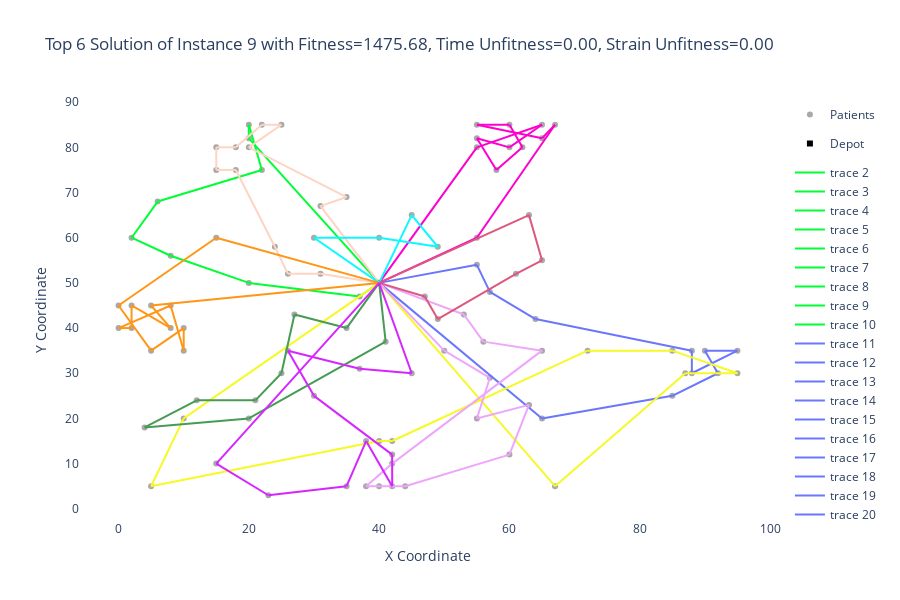

Notebook cell for this chart:
### Code cell
import plotly.express as px
import plotly.graph_objects as go
from itertools import cycle

solution_nr = 10
chromosome = sorted(chromosomes, key=lambda x: (x['time_unfitness'], x['strain_unfitness'], x['fitness']))[solution_nr]

depot_x, depot_y = depot['x_coord'], depot['y_coord']
x_coords, y_coords = zip(*[(patient['x_coord'], patient['y_coord']) for patient in patients.values()])

patient_hover_texts = [f"Patient {pid}:<br>Location: ({patient['x_coord']}, {patient['y_coord']})<br>Time Window: [{patient['start_time']}, {patient['end_time']}]<br>Visited by nurse {chromosome['genotype'][int(pid)-1]}" 
                       for pid, patient in patients.items()]

# Create a scatter plot for patients
patients_scatter = go.Scatter(x=x_coords, y=y_coords, mode='markers', marker=dict(symbol='circle', color='darkgrey'), name='Patients', text=patient_hover_texts, hoverinfo='text')


# Create a scatter plot for the depot
depot_scatter = go.Scatter(x=[depot_x], y=[depot_y], mode='markers', marker=dict(symbol='square', color='black'), name='Depot')


# Create the figure and add the scatter plots
fig = go.Figure()
fig.add_trace(patients_scatter)
fig.add_trace(depot_scatter)
from itertools import cycle

# Generate a list of distinct colors
num_routes = 25  # Or however many routes you have


colors = px.colors.qualitative.Light24
colors.append('#1CA71C')
colors.append('#FFA500')
colors = iter(cycle(colors))
# Current color

color_ind = 1



color = next(colors)
for start, end in chromosome['arcs']:
    if (start[0] == depot_x and start[1] == depot_y):  # Start at the depot
        color = next(colors)  # Change color for the new route
    fig.add_trace(go.Scatter(x=[start[0], end[0]], y=[start[1], end[1]], mode='lines', line=dict(color=color), legendgroup=f'R{color_ind}'))

# Set axis labels
fig.update_layout(
    xaxis_title='X Coordinate', 
    yaxis_title='Y Coordinate', 
    title=f"Top {solution_nr+1} Solution of Instance {instance} with Fitness={chromosome['fitness']:.2f}, Time Unfitness={chromosome['time_unfitness']:.2f}, Strain Unfitness={chromosome['strain_unfitness']:.2f}", 
    plot_bgcolor='white', 
    paper_bgcolor='white',
    height=600,
)

# Show the plot
fig.show()

### Figure 1 — Plotly figure (JSON) as saved in the notebook; plotly's stock layout.template omitted (floating-point values rounded to 4 significant figures)
{"data": [{"hoverinfo": "text", "marker": {"color": "darkgrey", "symbol": "circle"}, "mode": "markers", "name": "Patients", "text": ["Patient 1:<br>Location: (25, 85)<br>Time Window: [673, 803]<br>Visited by nurse 10", "Patient 2:<br>Location: (22, 75)<br>Time Window: [152, 282]<br>Visited by nurse 5", "Patient 3:<br>Location: (22, 85)<br>Time Window: [471, 601]<br>Visited by nurse 10", "Patient 4:<br>Location: (20, 80)<br>Time Window: [644, 774]<br>Visited by nurse 10", "Patient 5:<br>Location: (20, 85)<br>Time Window: [73, 203]<br>Visited by nurse 5", "Patient 6:<br>Location: (18, 75)<br>Time Window: [388, 518]<br>Visited by nurse 10", "Patient 7:<br>Location: (15, 75)<br>Time Window: [300, 430]<br>Visited by nurse 10", "Patient 8:<br>Location: (15, 80)<br>Time Window: [367, 497]<br>Visited by nurse 10", "Patient 9:<br>Location: (10, 35)<br>Time Window: [371, 501]<br>Visited by nurse 20", "Patient 10:<br>Location: (10, 40)<br>Time Window: [519, 649]<br>Visited by nurse 20", "Patient 11:<br>Location: (8, 40)<br>Time Window: [195, 325]<br>Visited by nurse 20", "Patient 12:<br>Location: (8, 45)<br>Time Window: [223, 353]<br>Visited by nurse 20", "Patient 13:<br>Location: (5, 35)<br>Time Window: [653, 783]<br>Visited by nurse 20", "Patient 14:<br>Location: (5, 45)<br>Time Window: [35, 165]<br>Visited by nurse 20", "Patient 15:<br>Location: (2, 40)<br>Time Window: [174, 304]<br>Visited by nurse 20", "Patient 16:<br>Location: (0, 40)<br>Time Window: [255, 385]<br>Visited by nurse 20", "Patient 17:<br>Location: (0, 45)<br>Time Window: [703, 833]<br>Visited by nurse 20", "Patient 18:<br>Location: (44, 5)<br>Time Window: [335, 465]<br>Visited by nurse 22", "Patient 19:<br>Location: (42, 10)<br>Time Window: [254, 384]<br>Visited by nurse 22", "Patient 20:<br>Location: (42, 15)<br>Time Window: [537, 667]<br>Visited by nurse 18", "Patient 21:<br>Location: (40, 5)<br>Time Window: [215, 345]<br>Visited by nurse 22", "Patient 22:<br>Location: (40, 15)<br>Time Window: [375, 505]<br>Visited by nurse 18", "Patient 23:<br>Location: (38, 5)<br>Time Window: [201, 331]<br>Visited by nurse 22", "Patient 24:<br>Location: (38, 15)<br>Time Window: [681, 811]<br>Visited by nurse 25", "Patient 25:<br>Location: (35, 5)<br>Time Window: [784, 914]<br>Visited by nurse 25", "Patient 26:<br>Location: (95, 30)<br>Time Window: [529, 659]<br>Visited by nurse 18", "Patient 27:<br>Location: (95, 35)<br>Time Window: [146, 276]<br>Visited by nurse 9", "Patient 28:<br>Location: (92, 30)<br>Time Window: [149, 279]<br>Visited by nurse 9", "Patient 29:<br>Location: (90, 35)<br>Time Window: [194, 324]<br>Visited by nurse 9", "Patient 30:<br>Location: (88, 30)<br>Time Window: [246, 376]<br>Visited by nurse 9", "Patient 31:<br>Location: (88, 35)<br>Time Window: [165, 295]<br>Visited by nurse 9", "Patient 32:<br>Location: (87, 30)<br>Time Window: [621, 751]<br>Visited by nurse 18", "Patient 33:<br>Location: (85, 25)<br>Time Window: [80, 210]<br>Visited by nurse 9", "Patient 34:<br>Location: (85, 35)<br>Time Window: [487, 617]<br>Visited by nurse 18", "Patient 35:<br>Location: (67, 85)<br>Time Window: [657, 787]<br>Visited by nurse 14", "Patient 36:<br>Location: (65, 85)<br>Time Window: [43, 173]<br>Visited by nurse 14", "Patient 37:<br>Location: (65, 82)<br>Time Window: [557, 687]<br>Visited by nurse 14", "Patient 38:<br>Location: (62, 80)<br>Time Window: [278, 408]<br>Visited by nurse 14", "Patient 39:<br>Location: (60, 80)<br>Time Window: [64, 194]<br>Visited by nurse 14", "Patient 40:<br>Location: (60, 85)<br>Time Window: [329, 459]<br>Visited by nurse 14", "Patient 41:<br>Location: (58, 75)<br>Time Window: [376, 506]<br>Visited by nurse 14", "Patient 42:<br>Location: (55, 80)<br>Time Window: [33, 163]<br>Visited by nurse 14", "Patient 43:<br>Location: (55, 85)<br>Time Window: [574, 704]<br>Visited by nurse 14", "Patient 44:<br>Location: (55, 82)<br>Time Window: [217, 347]<br>Visited by nurse 14", "Patient 45:<br>Location: (20, 82)<br>Time Window: [37, 167]<br>Visited by nurse 5", "Patient 46:<br>Location: (18, 80)<br>Time Window: [489, 619]<br>Visited by nurse 10", "Patient 47:<br>Location: (2, 45)<br>Time Window: [105, 235]<br>Visited by nurse 20", "Patient 48:<br>Location: (42, 5)<br>Time Window: [732, 862]<br>Visited by nurse 25", "Patient 49:<br>Location: (42, 12)<br>Time Window: [440, 570]<br>Visited by nurse 25", "Patient 50:<br>Location: (72, 35)<br>Time Window: [507, 637]<br>Visited by nurse 18", "Patient 51:<br>Location: (55, 20)<br>Time Window: [326, 456]<br>Visited by nurse 22", "Patient 52:<br>Location: (25, 30)<br>Time Window: [175, 305]<br>Visited by nurse 21", "Patient 53:<br>Location: (20, 50)<br>Time Window: [375, 505]<br>Visited by nurse 5", "Patient 54:<br>Location: (55, 60)<br>Time Window: [601, 731]<br>Visited by nurse 14", "Patient 55:<br>Location: (30, 60)<br>Time Window: [599, 729]<br>Visited by nurse 17", "Patient 56:<br>Location: (50, 35)<br>Time Window: [557, 687]<br>Visited by nurse 22", "Patient 57:<br>Location: (30, 25)<br>Time Window: [397, 527]<br>Visited by nurse 25", "Patient 58:<br>Location: (15, 10)<br>Time Window: [782, 912]<br>Visited by nurse 25", "Patient 59:<br>Location: (10, 20)<br>Time Window: [42, 172]<br>Visited by nurse 18", "Patient 60:<br>Location: (15, 60)<br>Time Window: [694, 824]<br>Visited by nurse 20", "Patient 61:<br>Location: (45, 65)<br>Time Window: [258, 388]<br>Visited by nurse 17", "Patient 62:<br>Location: (65, 35)<br>Time Window: [167, 297]<br>Visited by nurse 22", "Patient 63:<br>Location: (65, 20)<br>Time Window: [39, 169]<br>Visited by nurse 9", "Patient 64:<br>Location: (45, 30)<br>Time Window: [191, 321]<br>Visited by nurse 25", "Patient 65:<br>Location: (35, 40)<br>Time Window: [11, 141]<br>Visited by nurse 21", "Patient 66:<br>Location: (41, 37)<br>Time Window: [566, 696]<br>Visited by nurse 21", "Patient 67:<br>Location: (64, 42)<br>Time Window: [268, 398]<br>Visited by nurse 9", "Patient 68:<br>Location: (40, 60)<br>Time Window: [612, 742]<br>Visited by nurse 17", "Patient 69:<br>Location: (31, 52)<br>Time Window: [157, 287]<br>Visited by nurse 10", "Patient 70:<br>Location: (35, 69)<br>Time Window: [810, 940]<br>Visited by nurse 10", "Patient 71:<br>Location: (65, 55)<br>Time Window: [241, 371]<br>Visited by nurse 23", "Patient 72:<br>Location: (63, 65)<br>Time Window: [60, 190]<br>Visited by nurse 23", "Patient 73:<br>Location: (2, 60)<br>Time Window: [286, 416]<br>Visited by nurse 5", "Patient 74:<br>Location: (20, 20)<br>Time Window: [645, 775]<br>Visited by nurse 21", "Patient 75:<br>Location: (5, 5)<br>Time Window: [232, 362]<br>Visited by nurse 18", "Patient 76:<br>Location: (60, 12)<br>Time Window: [268, 398]<br>Visited by nurse 22", "Patient 77:<br>Location: (23, 3)<br>Time Window: [764, 894]<br>Visited by nurse 25", "Patient 78:<br>Location: (8, 56)<br>Time Window: [365, 495]<br>Visited by nurse 5", "Patient 79:<br>Location: (6, 68)<br>Time Window: [352, 482]<br>Visited by nurse 5", "Patient 80:<br>Location: (47, 47)<br>Time Window: [822, 952]<br>Visited by nurse 23", "Patient 81:<br>Location: (49, 58)<br>Time Window: [355, 485]<br>Visited by nurse 17", "Patient 82:<br>Location: (27, 43)<br>Time Window: [152, 282]<br>Visited by nurse 21", "Patient 83:<br>Location: (37, 31)<br>Time Window: [105, 235]<br>Visited by nurse 25", "Patient 84:<br>Location: (57, 29)<br>Time Window: [395, 525]<br>Visited by nurse 22", "Patient 85:<br>Location: (63, 23)<br>Time Window: [344, 474]<br>Visited by nurse 22", "Patient 86:<br>Location: (21, 24)<br>Time Window: [349, 479]<br>Visited by nurse 21", "Patient 87:<br>Location: (12, 24)<br>Time Window: [359, 489]<br>Visited by nurse 21", "Patient 88:<br>Location: (24, 58)<br>Time Window: [260, 390]<br>Visited by nurse 10", "Patient 89:<br>Location: (67, 5)<br>Time Window: [713, 843]<br>Visited by nurse 18", "Patient 90:<br>Location: (37, 47)<br>Time Window: [359, 489]<br>Visited by nurse 5", "Patient 91:<br>Location: (49, 42)<br>Time Window: [719, 849]<br>Visited by nurse 23", "Patient 92:<br>Location: (53, 43)<br>Time Window: [14, 144]<br>Visited by nurse 22", "Patient 93:<br>Location: (61, 52)<br>Time Window: [808, 938]<br>Visited by nurse 23", "Patient 94:<br>Location: (57, 48)<br>Time Window: [392, 522]<br>Visited by nurse 9", "Patient 95:<br>Location: (56, 37)<br>Time Window: [100, 230]<br>Visited by nurse 22", "Patient 96:<br>Location: (55, 54)<br>Time Window: [562, 692]<br>Visited by nurse 9", "Patient 97:<br>Location: (4, 18)<br>Time Window: [547, 677]<br>Visited by nurse 21", "Patient 98:<br>Location: (26, 52)<br>Time Window: [172, 302]<br>Visited by nurse 10", "Patient 99:<br>Location: (26, 35)<br>Time Window: [308, 438]<br>Visited by nurse 25", "Patient 100:<br>Location: (31, 67)<br>Time Window: [810, 940]<br>Visited by nurse 10"], "type": "scatter", "x": [25, 22, 22, 20, 20, 18, 15, 15, 10, 10, 8, 8, 5, 5, 2, 0, 0, 44, 42, 42, 40, 40, 38, 38, 35, 95, 95, 92, 90, 88, 88, 87, 85, 85, 67, 65, 65, 62, 60, 60, 58, 55, 55, 55, 20, 18, 2, 42, 42, 72, 55, 25, 20, 55, 30, 50, 30, 15, 10, 15, 45, 65, 65, 45, 35, 41, 64, 40, 31, 35, 65, 63, 2, 20, 5, 60, 23, 8, 6, 47, 49, 27, 37, 57, 63, 21, 12, 24, 67, 37, 49, 53, 61, 57, 56, 55, 4, 26, 26, 31], "y": [85, 75, 85, 80, 85, 75, 75, 80, 35, 40, 40, 45, 35, 45, 40, 40, 45, 5, 10, 15, 5, 15, 5, 15, 5, 30, 35, 30, 35, 30, 35, 30, 25, 35, 85, 85, 82, 80, 80, 85, 75, 80, 85, 82, 82, 80, 45, 5, 12, 35, 20, 30, 50, 60, 60, 35, 25, 10, 20, 60, 65, 35, 20, 30, 40, 37, 42, 60, 52, 69, 55, 65, 60, 20, 5, 12, 3, 56, 68, 47, 58, 43, 31, 29, 23, 24, 24, 58, 5, 47, 42, 43, 52, 48, 37, 54, 18, 52, 35, 67]}, {"marker": {"color": "black", "symbol": "square"}, "mode": "markers", "name": "Depot", "type": "scatter", "x": [40], "y": [50]}, {"legendgroup": "R1", "line": {"color": "#00FE35"}, "mode": "lines", "type": "scatter", "x": [40, 20], "y": [50, 82]}, {"legendgroup": "R1", "line": {"color": "#00FE35"}, "mode": "lines", "type": "scatter", "x": [20, 20], "y": [82, 85]}, {"legendgroup": "R1", "line": {"color": "#00FE35"}, "mode": "lines", "type": "scatter", "x": [20, 22], "y": [85, 75]}, {"legendgroup": "R1", "line": {"color": "#00FE35"}, "mode": "lines", "type": "scatter", "x": [22, 6], "y": [75, 68]}, {"legendgroup": "R1", "line": {"color": "#00FE35"}, "mode": "lines", "type": "scatter", "x": [6, 2], "y": [68, 60]}, {"legendgroup": "R1", "line": {"color": "#00FE35"}, "mode": "lines", "type": "scatter", "x": [2, 8], "y": [60, 56]}, {"legendgroup": "R1", "line": {"color": "#00FE35"}, "mode": "lines", "type": "scatter", "x": [8, 20], "y": [56, 50]}, {"legendgroup": "R1", "line": {"color": "#00FE35"}, "mode": "lines", "type": "scatter", "x": [20, 37], "y": [50, 47]}, {"legendgroup": "R1", "line": {"color": "#00FE35"}, "mode": "lines", "type": "scatter", "x": [37, 40], "y": [47, 50]}, {"legendgroup": "R1", "line": {"color": "#6A76FC"}, "mode": "lines", "type": "scatter", "x": [40, 65], "y": [50, 20]}, {"legendgroup": "R1", "line": {"color": "#6A76FC"}, "mode": "lines", "type": "scatter", "x": [65, 85], "y": [20, 25]}, {"legendgroup": "R1", "line": {"color": "#6A76FC"}, "mode": "lines", "type": "scatter", "x": [85, 92], "y": [25, 30]}, {"legendgroup": "R1", "line": {"color": "#6A76FC"}, "mode": "lines", "type": "scatter", "x": [92, 90], "y": [30, 35]}, {"legendgroup": "R1", "line": {"color": "#6A76FC"}, "mode": "lines", "type": "scatter", "x": [90, 95], "y": [35, 35]}, {"legendgroup": "R1", "line": {"color": "#6A76FC"}, "mode": "lines", "type": "scatter", "x": [95, 88], "y": [35, 30]}, {"legendgroup": "R1", "line": {"color": "#6A76FC"}, "mode": "lines", "type": "scatter", "x": [88, 88], "y": [30, 35]}, {"legendgroup": "R1", "line": {"color": "#6A76FC"}, "mode": "lines", "type": "scatter", "x": [88, 64], "y": [35, 42]}, {"legendgroup": "R1", "line": {"color": "#6A76FC"}, "mode": "lines", "type": "scatter", "x": [64, 57], "y": [42, 48]}, {"legendgroup": "R1", "line": {"color": "#6A76FC"}, "mode": "lines", "type": "scatter", "x": [57, 55], "y": [48, 54]}, {"legendgroup": "R1", "line": {"color": "#6A76FC"}, "mode": "lines", "type": "scatter", "x": [55, 40], "y": [54, 50]}, {"legendgroup": "R1", "line": {"color": "#FED4C4"}, "mode": "lines", "type": "scatter", "x": [40, 31], "y": [50, 52]}, {"legendgroup": "R1", "line": {"color": "#FED4C4"}, "mode": "lines", "type": "scatter", "x": [31, 26], "y": [52, 52]}, {"legendgroup": "R1", "line": {"color": "#FED4C4"}, "mode": "lines", "type": "scatter", "x": [26, 24], "y": [52, 58]}, {"legendgroup": "R1", "line": {"color": "#FED4C4"}, "mode": "lines", "type": "scatter", "x": [24, 18], "y": [58, 75]}, {"legendgroup": "R1", "line": {"color": "#FED4C4"}, "mode": "lines", "type": "scatter", "x": [18, 15], "y": [75, 75]}, {"legendgroup": "R1", "line": {"color": "#FED4C4"}, "mode": "lines", "type": "scatter", "x": [15, 15], "y": [75, 80]}, {"legendgroup": "R1", "line": {"color": "#FED4C4"}, "mode": "lines", "type": "scatter", "x": [15, 18], "y": [80, 80]}, {"legendgroup": "R1", "line": {"color": "#FED4C4"}, "mode": "lines", "type": "scatter", "x": [18, 22], "y": [80, 85]}, {"legendgroup": "R1", "line": {"color": "#FED4C4"}, "mode": "lines", "type": "scatter", "x": [22, 25], "y": [85, 85]}, {"legendgroup": "R1", "line": {"color": "#FED4C4"}, "mode": "lines", "type": "scatter", "x": [25, 20], "y": [85, 80]}, {"legendgroup": "R1", "line": {"color": "#FED4C4"}, "mode": "lines", "type": "scatter", "x": [20, 35], "y": [80, 69]}, {"legendgroup": "R1", "line": {"color": "#FED4C4"}, "mode": "lines", "type": "scatter", "x": [35, 31], "y": [69, 67]}, {"legendgroup": "R1", "line": {"color": "#FED4C4"}, "mode": "lines", "type": "scatter", "x": [31, 40], "y": [67, 50]}, {"legendgroup": "R1", "line": {"color": "#FE00CE"}, "mode": "lines", "type": "scatter", "x": [40, 55], "y": [50, 80]}, {"legendgroup": "R1", "line": {"color": "#FE00CE"}, "mode": "lines", "type": "scatter", "x": [55, 65], "y": [80, 85]}, {"legendgroup": "R1", "line": {"color": "#FE00CE"}, "mode": "lines", "type": "scatter", "x": [65, 60], "y": [85, 80]}, {"legendgroup": "R1", "line": {"color": "#FE00CE"}, "mode": "lines", "type": "scatter", "x": [60, 55], "y": [80, 82]}, {"legendgroup": "R1", "line": {"color": "#FE00CE"}, "mode": "lines", "type": "scatter", "x": [55, 58], "y": [82, 75]}, {"legendgroup": "R1", "line": {"color": "#FE00CE"}, "mode": "lines", "type": "scatter", "x": [58, 62], "y": [75, 80]}, {"legendgroup": "R1", "line": {"color": "#FE00CE"}, "mode": "lines", "type": "scatter", "x": [62, 60], "y": [80, 85]}, {"legendgroup": "R1", "line": {"color": "#FE00CE"}, "mode": "lines", "type": "scatter", "x": [60, 55], "y": [85, 85]}, {"legendgroup": "R1", "line": {"color": "#FE00CE"}, "mode": "lines", "type": "scatter", "x": [55, 65], "y": [85, 82]}, {"legendgroup": "R1", "line": {"color": "#FE00CE"}, "mode": "lines", "type": "scatter", "x": [65, 67], "y": [82, 85]}, {"legendgroup": "R1", "line": {"color": "#FE00CE"}, "mode": "lines", "type": "scatter", "x": [67, 55], "y": [85, 60]}, {"legendgroup": "R1", "line": {"color": "#FE00CE"}, "mode": "lines", "type": "scatter", "x": [55, 40], "y": [60, 50]}, {"legendgroup": "R1", "line": {"color": "#0DF9FF"}, "mode": "lines", "type": "scatter", "x": [40, 45], "y": [50, 65]}, {"legendgroup": "R1", "line": {"color": "#0DF9FF"}, "mode": "lines", "type": "scatter", "x": [45, 49], "y": [65, 58]}, {"legendgroup": "R1", "line": {"color": "#0DF9FF"}, "mode": "lines", "type": "scatter", "x": [49, 40], "y": [58, 60]}, {"legendgroup": "R1", "line": {"color": "#0DF9FF"}, "mode": "lines", "type": "scatter", "x": [40, 30], "y": [60, 60]}, {"legendgroup": "R1", "line": {"color": "#0DF9FF"}, "mode": "lines", "type": "scatter", "x": [30, 40], "y": [60, 50]}, {"legendgroup": "R1", "line": {"color": "#F6F926"}, "mode": "lines", "type": "scatter", "x": [40, 10], "y": [50, 20]}, {"legendgroup": "R1", "line": {"color": "#F6F926"}, "mode": "lines", "type": "scatter", "x": [10, 5], "y": [20, 5]}, {"legendgroup": "R1", "line": {"color": "#F6F926"}, "mode": "lines", "type": "scatter", "x": [5, 40], "y": [5, 15]}, {"legendgroup": "R1", "line": {"color": "#F6F926"}, "mode": "lines", "type": "scatter", "x": [40, 42], "y": [15, 15]}, {"legendgroup": "R1", "line": {"color": "#F6F926"}, "mode": "lines", "type": "scatter", "x": [42, 72], "y": [15, 35]}, {"legendgroup": "R1", "line": {"color": "#F6F926"}, "mode": "lines", "type": "scatter", "x": [72, 85], "y": [35, 35]}, {"legendgroup": "R1", "line": {"color": "#F6F926"}, "mode": "lines", "type": "scatter", "x": [85, 95], "y": [35, 30]}, {"legendgroup": "R1", "line": {"color": "#F6F926"}, "mode": "lines", "type": "scatter", "x": [95, 87], "y": [30, 30]}, {"legendgroup": "R1", "line": {"color": "#F6F926"}, "mode": "lines", "type": "scatter", "x": [87, 67], "y": [30, 5]}, {"legendgroup": "R1", "line": {"color": "#F6F926"}, "mode": "lines", "type": "scatter", "x": [67, 40], "y": [5, 50]}, {"legendgroup": "R1", "line": {"color": "#FF9616"}, "mode": "lines", "type": "scatter", "x": [40, 5], "y": [50, 45]}, {"legendgroup": "R1", "line": {"color": "#FF9616"}, "mode": "lines", "type": "scatter", "x": [5, 8], "y": [45, 40]}, {"legendgroup": "R1", "line": {"color": "#FF9616"}, "mode": "lines", "type": "scatter", "x": [8, 2], "y": [40, 45]}, {"legendgroup": "R1", "line": {"color": "#FF9616"}, "mode": "lines", "type": "scatter", "x": [2, 2], "y": [45, 40]}, {"legendgroup": "R1", "line": {"color": "#FF9616"}, "mode": "lines", "type": "scatter", "x": [2, 0], "y": [40, 40]}, {"legendgroup": "R1", "line": {"color": "#FF9616"}, "mode": "lines", "type": "scatter", "x": [0, 8], "y": [40, 45]}, {"legendgroup": "R1", "line": {"color": "#FF9616"}, "mode": "lines", "type": "scatter", "x": [8, 10], "y": [45, 35]}, {"legendgroup": "R1", "line": {"color": "#FF9616"}, "mode": "lines", "type": "scatter", "x": [10, 10], "y": [35, 40]}, {"legendgroup": "R1", "line": {"color": "#FF9616"}, "mode": "lines", "type": "scatter", "x": [10, 5], "y": [40, 35]}, {"legendgroup": "R1", "line": {"color": "#FF9616"}, "mode": "lines", "type": "scatter", "x": [5, 0], "y": [35, 45]}, {"legendgroup": "R1", "line": {"color": "#FF9616"}, "mode": "lines", "type": "scatter", "x": [0, 15], "y": [45, 60]}, {"legendgroup": "R1", "line": {"color": "#FF9616"}, "mode": "lines", "type": "scatter", "x": [15, 40], "y": [60, 50]}, {"legendgroup": "R1", "line": {"color": "#479B55"}, "mode": "lines", "type": "scatter", "x": [40, 35], "y": [50, 40]}, {"legendgroup": "R1", "line": {"color": "#479B55"}, "mode": "lines", "type": "scatter", "x": [35, 27], "y": [40, 43]}, {"legendgroup": "R1", "line": {"color": "#479B55"}, "mode": "lines", "type": "scatter", "x": [27, 25], "y": [43, 30]}, {"legendgroup": "R1", "line": {"color": "#479B55"}, "mode": "lines", "type": "scatter", "x": [25, 21], "y": [30, 24]}, {"legendgroup": "R1", "line": {"color": "#479B55"}, "mode": "lines", "type": "scatter", "x": [21, 12], "y": [24, 24]}, {"legendgroup": "R1", "line": {"color": "#479B55"}, "mode": "lines", "type": "scatter", "x": [12, 4], "y": [24, 18]}, {"legendgroup": "R1", "line": {"color": "#479B55"}, "mode": "lines", "type": "scatter", "x": [4, 20], "y": [18, 20]}, {"legendgroup": "R1", "line": {"color": "#479B55"}, "mode": "lines", "type": "scatter", "x": [20, 41], "y": [20, 37]}, {"legendgroup": "R1", "line": {"color": "#479B55"}, "mode": "lines", "type": "scatter", "x": [41, 40], "y": [37, 50]}, {"legendgroup": "R1", "line": {"color": "#EEA6FB"}, "mode": "lines", "type": "scatter", "x": [40, 53], "y": [50, 43]}, {"legendgroup": "R1", "line": {"color": "#EEA6FB"}, "mode": "lines", "type": "scatter", "x": [53, 56], "y": [43, 37]}, {"legendgroup": "R1", "line": {"color": "#EEA6FB"}, "mode": "lines", "type": "scatter", "x": [56, 65], "y": [37, 35]}, {"legendgroup": "R1", "line": {"color": "#EEA6FB"}, "mode": "lines", "type": "scatter", "x": [65, 42], "y": [35, 10]}, {"legendgroup": "R1", "line": {"color": "#EEA6FB"}, "mode": "lines", "type": "scatter", "x": [42, 38], "y": [10, 5]}, {"legendgroup": "R1", "line": {"color": "#EEA6FB"}, "mode": "lines", "type": "scatter", "x": [38, 40], "y": [5, 5]}, {"legendgroup": "R1", "line": {"color": "#EEA6FB"}, "mode": "lines", "type": "scatter", "x": [40, 44], "y": [5, 5]}, {"legendgroup": "R1", "line": {"color": "#EEA6FB"}, "mode": "lines", "type": "scatter", "x": [44, 60], "y": [5, 12]}, {"legendgroup": "R1", "line": {"color": "#EEA6FB"}, "mode": "lines", "type": "scatter", "x": [60, 63], "y": [12, 23]}, {"legendgroup": "R1", "line": {"color": "#EEA6FB"}, "mode": "lines", "type": "scatter", "x": [63, 55], "y": [23, 20]}, {"legendgroup": "R1", "line": {"color": "#EEA6FB"}, "mode": "lines", "type": "scatter", "x": [55, 57], "y": [20, 29]}, {"legendgroup": "R1", "line": {"color": "#EEA6FB"}, "mode": "lines", "type": "scatter", "x": [57, 50], "y": [29, 35]}, {"legendgroup": "R1", "line": {"color": "#EEA6FB"}, "mode": "lines", "type": "scatter", "x": [50, 40], "y": [35, 50]}, {"legendgroup": "R1", "line": {"color": "#DC587D"}, "mode": "lines", "type": "scatter", "x": [40, 63], "y": [50, 65]}, {"legendgroup": "R1", "line": {"color": "#DC587D"}, "mode": "lines", "type": "scatter", "x": [63, 65], "y": [65, 55]}, {"legendgroup": "R1", "line": {"color": "#DC587D"}, "mode": "lines", "type": "scatter", "x": [65, 61], "y": [55, 52]}, {"legendgroup": "R1", "line": {"color": "#DC587D"}, "mode": "lines", "type": "scatter", "x": [61, 49], "y": [52, 42]}, {"legendgroup": "R1", "line": {"color": "#DC587D"}, "mode": "lines", "type": "scatter", "x": [49, 47], "y": [42, 47]}, {"legendgroup": "R1", "line": {"color": "#DC587D"}, "mode": "lines", "type": "scatter", "x": [47, 40], "y": [47, 50]}, {"legendgroup": "R1", "line": {"color": "#D626FF"}, "mode": "lines", "type": "scatter", "x": [40, 45], "y": [50, 30]}, {"legendgroup": "R1", "line": {"color": "#D626FF"}, "mode": "lines", "type": "scatter", "x": [45, 37], "y": [30, 31]}, {"legendgroup": "R1", "line": {"color": "#D626FF"}, "mode": "lines", "type": "scatter", "x": [37, 26], "y": [31, 35]}, {"legendgroup": "R1", "line": {"color": "#D626FF"}, "mode": "lines", "type": "scatter", "x": [26, 30], "y": [35, 25]}, {"legendgroup": "R1", "line": {"color": "#D626FF"}, "mode": "lines", "type": "scatter", "x": [30, 42], "y": [25, 12]}, {"legendgroup": "R1", "line": {"color": "#D626FF"}, "mode": "lines", "type": "scatter", "x": [42, 42], "y": [12, 5]}, {"legendgroup": "R1", "line": {"color": "#D626FF"}, "mode": "lines", "type": "scatter", "x": [42, 38], "y": [5, 15]}, {"legendgroup": "R1", "line": {"color": "#D626FF"}, "mode": "lines", "type": "scatter", "x": [38, 35], "y": [15, 5]}, {"legendgroup": "R1", "line": {"color": "#D626FF"}, "mode": "lines", "type": "scatter", "x": [35, 23], "y": [5, 3]}, {"legendgroup": "R1", "line": {"color": "#D626FF"}, "mode": "lines", "type": "scatter", "x": [23, 15], "y": [3, 10]}, {"legendgroup": "R1", "line": {"color": "#D626FF"}, "mode": "lines", "type": "scatter", "x": [15, 40], "y": [10, 50]}], "layout": {"height": 600, "paper_bgcolor": "white", "plot_bgcolor": "white", "title": {"text": "Top 6 Solution of Instance 9 with Fitness=1475.68, Time Unfitness=0.00, Strain Unfitness=0.00"}, "xaxis": {"title": {"text": "X Coordinate"}}, "yaxis": {"title": {"text": "Y Coordinate"}}}}
